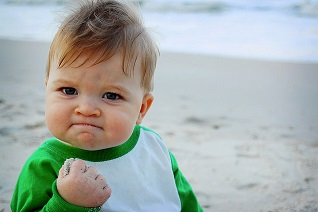
#> input picture eyes/goodboy.jpg, 318 x 212 px
$ python eyed.py
#> lines starting #> are read from the running program, lines starting #| are printed output that depends on the picture; after the words box and inside, x2 and y2 are one past the last pixel; in counts of white or black regions, pixels touching at a corner belong together
#importing libraries
import cv2
import numpy as np
#loading haarcascade file
cascade = cv2.CascadeClassifier('haarcascade_eye.xml')
#loading image
img = cv2.imread('goodboy.jpg')
#> img is the input picture: shape (212, 318, 3); mean B, G, R 171.5, 175.5, 166.2
#resizing image
img = cv2.resize(img, (500, 500))
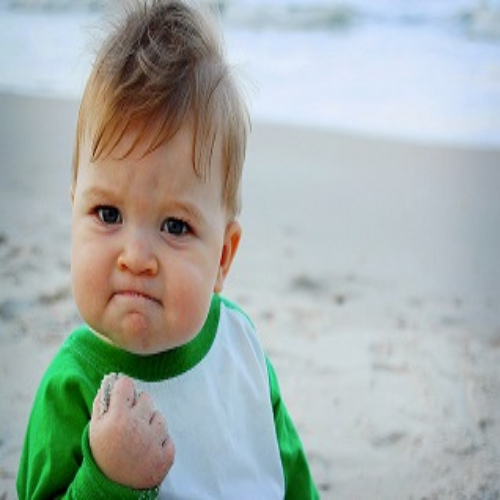
#> img: shape (500, 500, 3); mean B, G, R 171.4, 175.4, 166.1
copy = img.copy()
gray = cv2.cvtColor(copy,cv2.COLOR_BGR2GRAY)
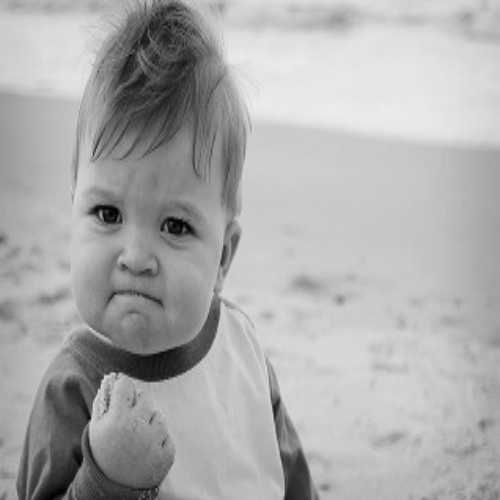
#> gray: shape (500, 500); min 1, max 236, mean 172.1
eyes = cascade.detectMultiScale(gray,1.3,5)
#> eyes = [[81, 190, 51, 51], [152, 205, 47, 47]]
for (ex,ey,ew,eh) in eyes:
    cv2.rectangle(copy,(ex,ey),(ex+ew,ey+eh),(0,255,0),2)
#> this loop made 2 passes
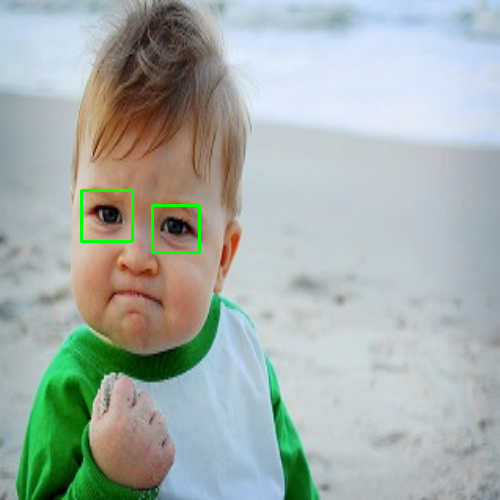
#> copy: shape (500, 500, 3); 0.47% of pixels changed, all inside (x1, y1, x2, y2) = (80, 189, 201, 254)

stack=np.hstack([img,copy])
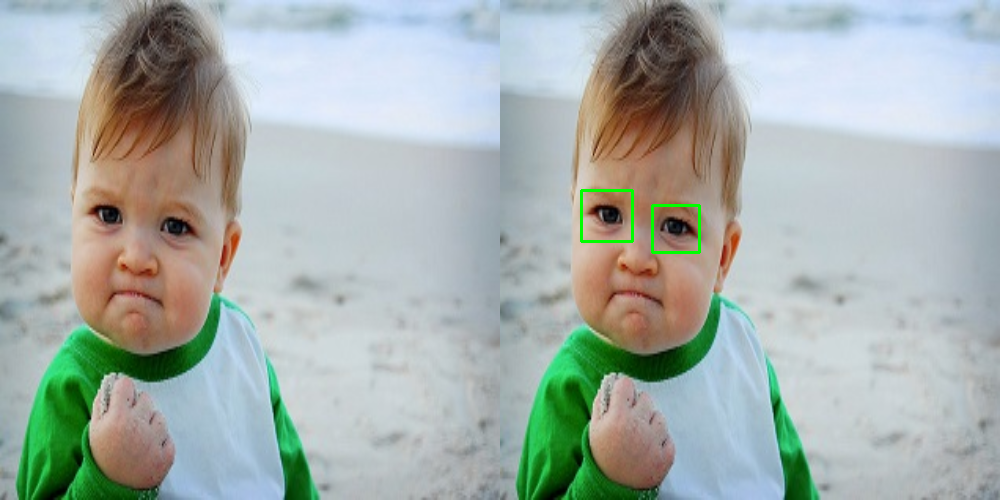
#> stack: shape (500, 1000, 3); mean B, G, R 171.1, 175.6, 165.7
#shoing image
cv2.imshow('Output',stack)
cv2.waitKey(0)
